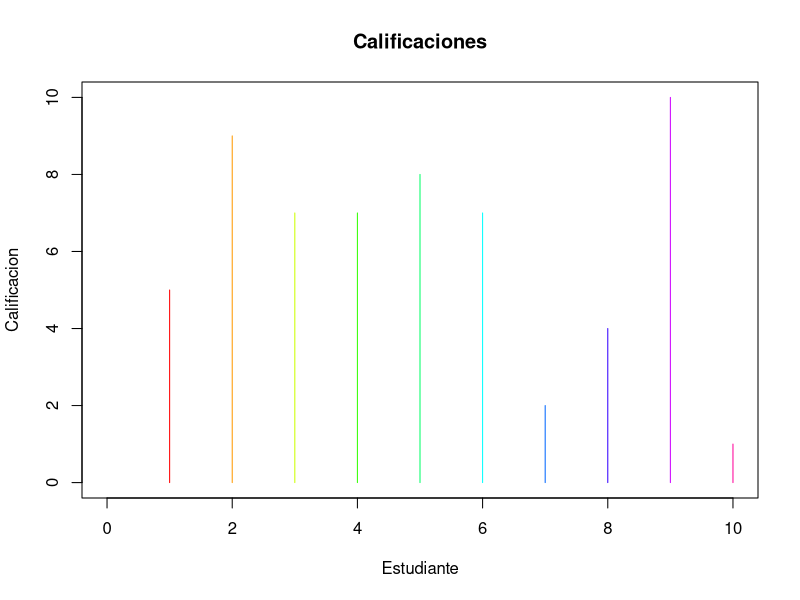

The R script that drew this image:
Alumnos <- data.frame(
  Numero = paste("#",seq(1,10,by=2)),
  Edad = sample(15:18,10,TRUE),
  Calificacion = sample(1:10,10,TRUE),
  Genero = sample(c("Mujer", "Hombre"),10,TRUE),
  Materia = sample(c("Matematicas","Ciencias","Lengua", "Ingles"),10,TRUE))
promedio <- function(x) 
{total <- 0
n <- length(x)
for (i in seq_along(x)) 
{total <- total + x[i] / n}
total}
promedio(Alumnos$Calificacion)
promedio(Alumnos$Edad)
Alumnos
plot(Alumnos$Calificacion, main = "Calificaciones", type = 'h', col = rainbow(10), bg="brown3", xlim = c(0, 10), ylim = c(0, 10),xlab = "Estudiante", ylab = "Calificacion")